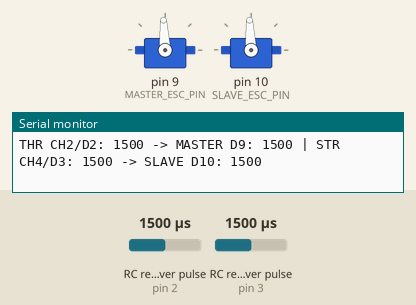
Simulated run of this sketch. Board: Arduino Uno, built with avr-gcc and run on an emulated ATmega328P. Parts: 2 × servo, the last lines printed to the serial monitor. Wiring (inferred from the names in the program): 2 × RC receiver channel: data pin 2 / data pin 3. The inputs (shaded band) are chosen by the test bench; at power-on: RC receiver pulse (sensors on pin 2, pin 3) 1500 µs.

Above: at 4.2 s.
4.3 s: RC receiver pulse (sensor on pin 2) set to 1020 µs
At 5.2 s:
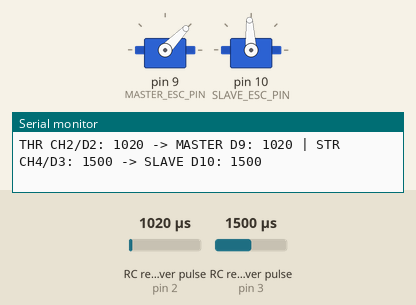
5.8 s: RC receiver pulse (sensor on pin 3) set to 1020 µs
At 6.1 s:
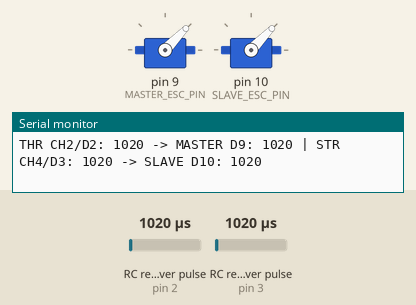
7.3 s: RC receiver pulse (sensor on pin 2) set to 1250 µs
At 8.3 s:
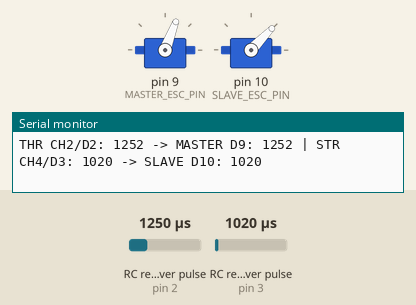
8.8 s: RC receiver pulse (sensor on pin 3) set to 1250 µs
At 9.9 s:
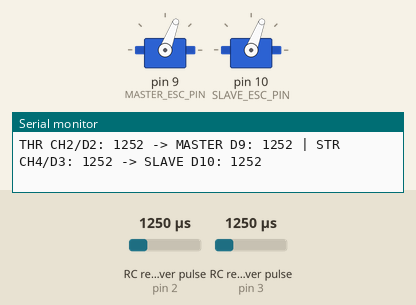
10.3 s: RC receiver pulse (sensor on pin 2) set to 1500 µs
At 10.8 s:
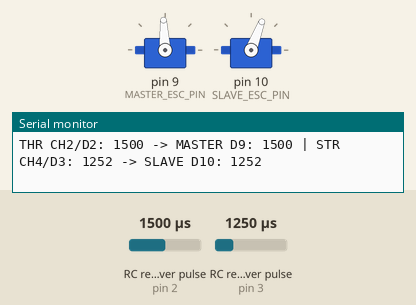
11.8 s: RC receiver pulse (sensor on pin 3) set to 1750 µs
At 12.9 s:
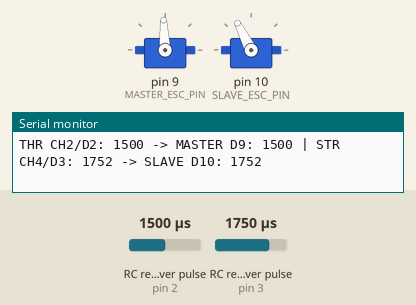
Timing chart, 0 to 14.3 s (numbered marks = the images above; inputs shaded):
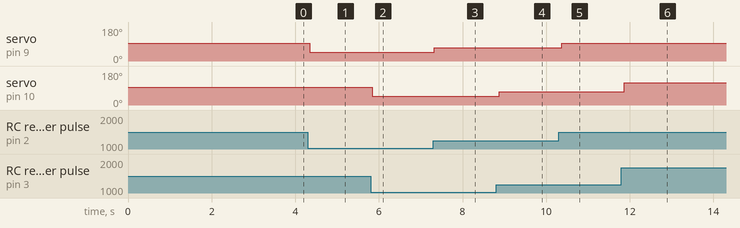

The sketch:

RC_PassThrough_Test.ino
```cpp
#include <Servo.h>

// RC Pass-Through Test
// Passes CH2/D2 directly to Master/D9 and CH4/D3 directly to Slave/D10.

const int THROTTLE_IN_PIN = 2;
const int STEERING_IN_PIN = 3;

const int MASTER_ESC_PIN = 9;
const int SLAVE_ESC_PIN  = 10;

Servo masterESC;
Servo slaveESC;

volatile unsigned long throttleRise = 0;
volatile unsigned long steeringRise = 0;
volatile int throttlePulse = 1500;
volatile int steeringPulse = 1500;

void throttleISR() {
  if (digitalRead(THROTTLE_IN_PIN)) throttleRise = micros();
  else {
    unsigned long w = micros() - throttleRise;
    if (w >= 900 && w <= 2100) throttlePulse = w;
  }
}

void steeringISR() {
  if (digitalRead(STEERING_IN_PIN)) steeringRise = micros();
  else {
    unsigned long w = micros() - steeringRise;
    if (w >= 900 && w <= 2100) steeringPulse = w;
  }
}

void setup() {
  Serial.begin(115200);
  pinMode(THROTTLE_IN_PIN, INPUT);
  pinMode(STEERING_IN_PIN, INPUT);
  attachInterrupt(digitalPinToInterrupt(THROTTLE_IN_PIN), throttleISR, CHANGE);
  attachInterrupt(digitalPinToInterrupt(STEERING_IN_PIN), steeringISR, CHANGE);

  masterESC.attach(MASTER_ESC_PIN);
  slaveESC.attach(SLAVE_ESC_PIN);
  masterESC.writeMicroseconds(1500);
  slaveESC.writeMicroseconds(1500);
  delay(3000);
  Serial.println("RC pass-through test");
}

void loop() {
  noInterrupts();
  int thr = throttlePulse;
  int str = steeringPulse;
  interrupts();

  masterESC.writeMicroseconds(thr);
  slaveESC.writeMicroseconds(str);

  Serial.print("THR CH2/D2: ");
  Serial.print(thr);
  Serial.print(" -> MASTER D9: ");
  Serial.print(thr);
  Serial.print(" | STR CH4/D3: ");
  Serial.print(str);
  Serial.print(" -> SLAVE D10: ");
  Serial.println(str);
  delay(50);
}
```

Measured:
- after the input at 4.3 s, servo on pin 9 (MASTER_ESC_PIN): 93° → 46° at once
- after the input at 5.8 s, servo on pin 10 (SLAVE_ESC_PIN): 93° → 46° at once
- after the input at 7.3 s, servo on pin 9 (MASTER_ESC_PIN): 46° → 69° at once
- after the input at 8.8 s, servo on pin 10 (SLAVE_ESC_PIN): 46° → 69° after 0.07 s
- after the input at 10.3 s, servo on pin 9 (MASTER_ESC_PIN): 69° → 93° after 0.07 s
- after the input at 11.8 s, servo on pin 10 (SLAVE_ESC_PIN): 69° → 117° after 0.06 s
